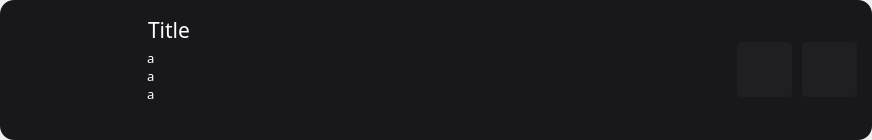
<?xml version="1.0" encoding="UTF-8"?>
<ui version="4.0">
 <class>Form</class>
 <widget class="QWidget" name="Form">
  <property name="geometry">
   <rect>
    <x>0</x>
    <y>0</y>
    <width>872</width>
    <height>140</height>
   </rect>
  </property>
  <property name="minimumSize">
   <size>
    <width>0</width>
    <height>138</height>
   </size>
  </property>
  <property name="maximumSize">
   <size>
    <width>16777215</width>
    <height>140</height>
   </size>
  </property>
  <property name="windowTitle">
   <string>Form</string>
  </property>
  <property name="styleSheet">
   <string notr="true"/>
  </property>
  <layout class="QVBoxLayout" name="verticalLayout">
   <property name="spacing">
    <number>0</number>
   </property>
   <property name="leftMargin">
    <number>0</number>
   </property>
   <property name="topMargin">
    <number>0</number>
   </property>
   <property name="rightMargin">
    <number>0</number>
   </property>
   <property name="bottomMargin">
    <number>0</number>
   </property>
   <item>
    <widget class="QWidget" name="widget" native="true">
     <property name="styleSheet">
      <string notr="true">background: #18181c; border-radius: 14px; padding: 10px; color: #fff;</string>
     </property>
     <layout class="QHBoxLayout" name="card">
      <property name="spacing">
       <number>0</number>
      </property>
      <property name="leftMargin">
       <number>5</number>
      </property>
      <property name="topMargin">
       <number>5</number>
      </property>
      <property name="rightMargin">
       <number>5</number>
      </property>
      <property name="bottomMargin">
       <number>5</number>
      </property>
      <item>
       <widget class="QLabel" name="img">
        <property name="minimumSize">
         <size>
          <width>128</width>
          <height>128</height>
         </size>
        </property>
        <property name="maximumSize">
         <size>
          <width>128</width>
          <height>128</height>
         </size>
        </property>
        <property name="text">
         <string/>
        </property>
        <property name="pixmap">
         <pixmap>../img/rocket-logo-img.png</pixmap>
        </property>
       </widget>
      </item>
      <item>
       <layout class="QVBoxLayout" name="TextBox">
        <property name="spacing">
         <number>0</number>
        </property>
        <property name="sizeConstraint">
         <enum>QLayout::SetDefaultConstraint</enum>
        </property>
        <item>
         <widget class="QLabel" name="title">
          <property name="maximumSize">
           <size>
            <width>16777215</width>
            <height>16777215</height>
           </size>
          </property>
          <property name="font">
           <font>
            <family>Montserrat Light</family>
            <pointsize>16</pointsize>
           </font>
          </property>
          <property name="styleSheet">
           <string notr="true">padding-bottom: 0;</string>
          </property>
          <property name="lineWidth">
           <number>1</number>
          </property>
          <property name="text">
           <string>Title</string>
          </property>
          <property name="textFormat">
           <enum>Qt::PlainText</enum>
          </property>
          <property name="scaledContents">
           <bool>false</bool>
          </property>
          <property name="textInteractionFlags">
           <set>Qt::NoTextInteraction</set>
          </property>
         </widget>
        </item>
        <item>
         <widget class="QTextBrowser" name="text">
          <property name="font">
           <font>
            <family>Montserrat Medium</family>
            <pointsize>10</pointsize>
            <kerning>true</kerning>
           </font>
          </property>
          <property name="styleSheet">
           <string notr="true">padding: 0px0px 10px;</string>
          </property>
          <property name="frameShape">
           <enum>QFrame::NoFrame</enum>
          </property>
          <property name="frameShadow">
           <enum>QFrame::Plain</enum>
          </property>
          <property name="horizontalScrollBarPolicy">
           <enum>Qt::ScrollBarAlwaysOff</enum>
          </property>
          <property name="sizeAdjustPolicy">
           <enum>QAbstractScrollArea::AdjustIgnored</enum>
          </property>
          <property name="autoFormatting">
           <set>QTextEdit::AutoNone</set>
          </property>
          <property name="documentTitle">
           <string/>
          </property>
          <property name="lineWrapMode">
           <enum>QTextEdit::NoWrap</enum>
          </property>
          <property name="markdown">
           <string>a
a
a

</string>
          </property>
          <property name="html">
           <string>&lt;!DOCTYPE HTML PUBLIC &quot;-//W3C//DTD HTML 4.0//EN&quot; &quot;http://www.w3.org/TR/REC-html40/strict.dtd&quot;&gt;
&lt;html&gt;&lt;head&gt;&lt;meta name=&quot;qrichtext&quot; content=&quot;1&quot; /&gt;&lt;style type=&quot;text/css&quot;&gt;
p, li { white-space: pre-wrap; }
&lt;/style&gt;&lt;/head&gt;&lt;body style=&quot; font-family:'Montserrat Medium'; font-size:10pt; font-weight:400; font-style:normal;&quot;&gt;
&lt;p style=&quot; margin-top:0px; margin-bottom:0px; margin-left:0px; margin-right:0px; -qt-block-indent:0; text-indent:0px;&quot;&gt;a&lt;br /&gt;a&lt;br /&gt;a&lt;/p&gt;&lt;/body&gt;&lt;/html&gt;</string>
          </property>
          <property name="tabStopWidth">
           <number>80</number>
          </property>
          <property name="acceptRichText">
           <bool>true</bool>
          </property>
          <property name="textInteractionFlags">
           <set>Qt::NoTextInteraction</set>
          </property>
         </widget>
        </item>
       </layout>
      </item>
      <item>
       <widget class="QPushButton" name="edit_button">
        <property name="styleSheet">
         <string notr="true">background: #1f1f23; border: 0px; padding: 5px; border-radius: 5px; width: 45px; height: 45px; margin-right: 10px;</string>
        </property>
        <property name="text">
         <string/>
        </property>
        <property name="icon">
         <iconset>
          <normaloff>../img/edit-icon.png</normaloff>../img/edit-icon.png</iconset>
        </property>
        <property name="iconSize">
         <size>
          <width>32</width>
          <height>32</height>
         </size>
        </property>
       </widget>
      </item>
      <item>
       <widget class="QPushButton" name="delete_button">
        <property name="styleSheet">
         <string notr="true">background: #1f1f23; border: 0px; padding: 5px; border-radius: 5px; width: 45px; height: 45px; margin-right: 10px;</string>
        </property>
        <property name="text">
         <string/>
        </property>
        <property name="icon">
         <iconset>
          <normaloff>../img/delete-icon.png</normaloff>../img/delete-icon.png</iconset>
        </property>
        <property name="iconSize">
         <size>
          <width>32</width>
          <height>32</height>
         </size>
        </property>
       </widget>
      </item>
     </layout>
    </widget>
   </item>
  </layout>
 </widget>
 <resources/>
 <connections/>
</ui>
